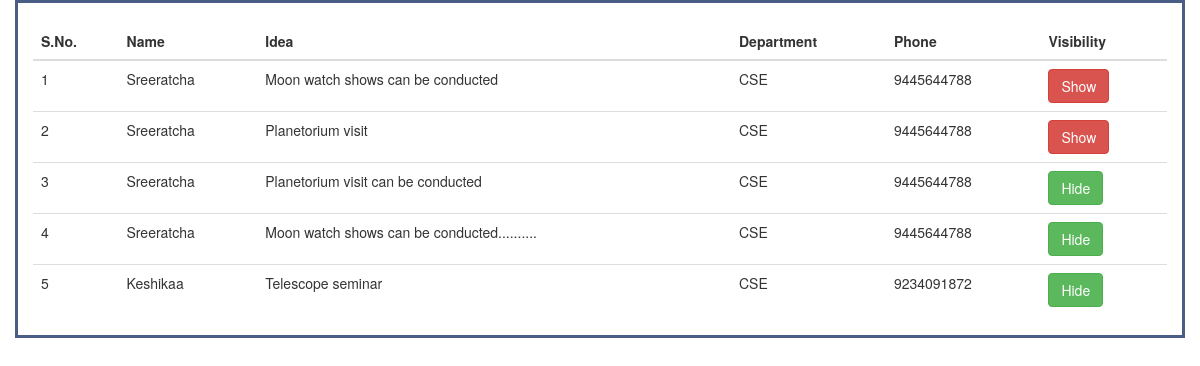
Before: /ideaverification.php (signed in) with the older database file.
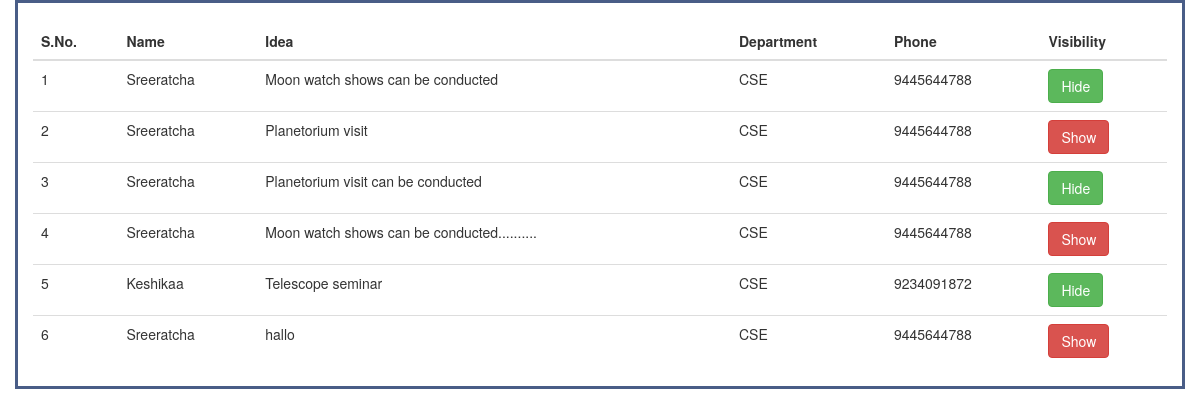
After: the same page with the newer database file.
### tables this page shows
CREATE TABLE `ideas` (
  `id` int(11) NOT NULL,
  `club_id` varchar(10) DEFAULT NULL,
  `idea` text DEFAULT NULL,
  `roll_no` varchar(10) DEFAULT NULL,
  `visibility` tinyint(4) NOT NULL DEFAULT 0
);

CREATE TABLE `signup` (
  `roll_no` varchar(10) NOT NULL,
  `name` varchar(10) DEFAULT NULL,
  `year` int(11) DEFAULT NULL,
  `dept` varchar(20) DEFAULT NULL,
  `email` varchar(20) DEFAULT NULL,
  `pword` varchar(20) DEFAULT NULL,
  `phone` varchar(10) DEFAULT NULL
);

### ideaverification.php (the view, shortened to what this page needs)
<!DOCTYPE html>
<html>
<head><link rel="icon" href="images/logo.jpeg" type="image/icon type"></head>
<?php
if(isset($_SESSION['login'])  == 2)
{
    $club = $_SESSION['club'];
    include "db.php";
    $query = "SELECT ideas.id, signup.name,ideas.idea,signup.dept,signup.phone,ideas.visibility FROM signup INNER JOIN ideas ON signup.roll_no = ideas.roll_no WHERE club_id = $club";
    $result = mysqli_query($con,$query);
?>
<head>
  <link rel="stylesheet" href="https://maxcdn.bootstrapcdn.com/bootstrap/3.4.1/css/bootstrap.min.css">
</head>
<body>
<div class="container" style = "border-style: groove;border: 3px solid #495d87;">
  <table class="table table-hover">
  <thead>
  <br>
    <tr>
    <th>S.No.</th>
      <th>Name</th>
      <th>Idea</th>
      <th>Department</th>
      <th>Phone</th>
      <th>Visibility</th>
    </tr>
  </thead>
  <tbody>
  <?php
  $i = 1;
    while($row = mysqli_fetch_assoc($result)){
    ?>
    <tr>
    <td><?php echo $i;?></td>
    <form>
      <td><?php echo $row['name'];?></td>
      <td><?php echo $row['idea'];?></td>
      <td><?php echo $row['dept'];?></td>
      <td><?php echo $row['phone'];?></td>
       <td><?php if($row['visibility']==1){
                    echo "<button class=\"btn btn-success\" onclick=\"change(" . $row['id'] .", ".$row['visibility']." )\" >";
                    echo "Hide";
                }else{
                    echo "<button class=\"btn btn-danger\" onclick=\"change(" . $row['id'] .", ".$row['visibility']." )\" >";
                    echo "Show";
                }
            ?></button>
        </td>
    </form>
    </tr>
    <?php
    $i++;
    }
    ?>
  </tbody>
</table>
</div>
</body>
</html>
<?php }
else{
  echo "<script>";
  echo "alert('Access Denied');";
  echo "window.location.href = 'index.php';";
  echo "</script>";
}
?>

Changed rows visible on the page:
changed ideas "Moon watch shows can be conducted": visibility "Show" → "Hide"
changed ideas "Moon watch shows can be conducted..........": visibility "Hide" → "Show"
added ideas: roll_no.name "Sreeratcha", idea "hallo", roll_no.dept "CSE", roll_no.phone "9445644788"
